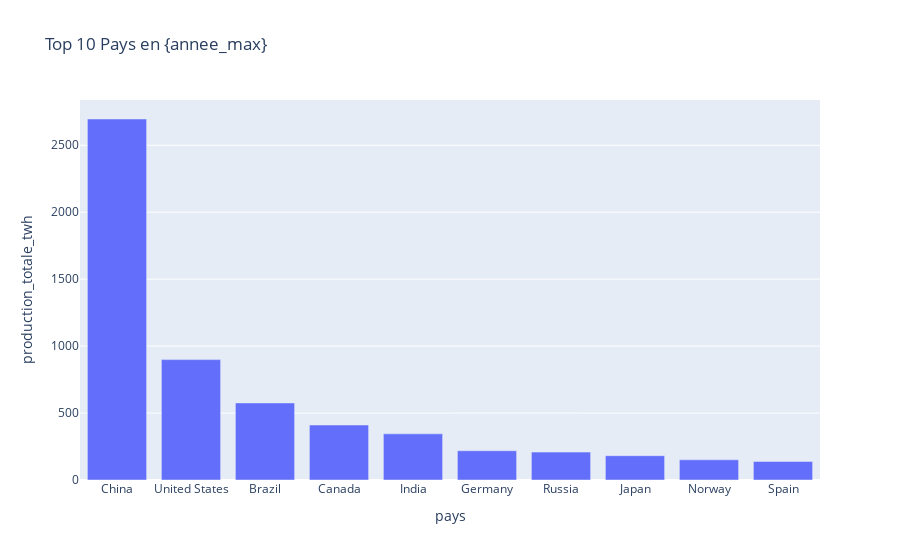

This figure's notebook cell:
### Markdown cell above
## Analyse Géographique

### Code cell
annee_max = df_principal['annee'].max()
df_anneeRecent = df_principal[(df_principal['annee'] == annee_max) & (df_principal['pays'] != 'World')]

fig = px.choropleth(df_anneeRecent, locations="code_iso", color="production_totale_twh",
                    hover_name="pays", color_continuous_scale="Greens",
                    title=f"Carte Mondiale de la Production Totale en {annee_max} (TWh)")
fig.update_geos(projection_type="natural earth")
fig.show()

# Top 10 pays
top_pays = df_anneeRecent.nlargest(10, 'production_totale_twh')[['pays', 'production_totale_twh']]
display(top_pays)
fig = px.bar(top_pays, x='pays', y='production_totale_twh', title="Top 10 Pays en {annee_max}")
fig.show()

### Figure 1 — Plotly figure (JSON) as saved in the notebook; plotly's stock layout.template omitted (floating-point values rounded to 4 significant figures)
{"data": [{"hovertemplate": "pays=%{x}<br>production_totale_twh=%{y}<extra></extra>", "legendgroup": "", "marker": {"color": "#636efa", "pattern": {"shape": ""}}, "name": "", "orientation": "v", "showlegend": false, "textposition": "auto", "type": "bar", "x": ["China", "United States", "Brazil", "Canada", "India", "Germany", "Russia", "Japan", "Norway", "Spain"], "xaxis": "x", "y": [2696.0, 899.1, 575.6, 410.8, 344.7, 218.6, 208.2, 181.5, 150.9, 138.6], "yaxis": "y"}], "layout": {"barmode": "relative", "legend": {"tracegroupgap": 0}, "title": {"text": "Top 10 Pays en {annee_max}"}, "xaxis": {"anchor": "y", "domain": [0, 1], "title": {"text": "pays"}}, "yaxis": {"anchor": "x", "domain": [0, 1], "title": {"text": "production_totale_twh"}}}}
